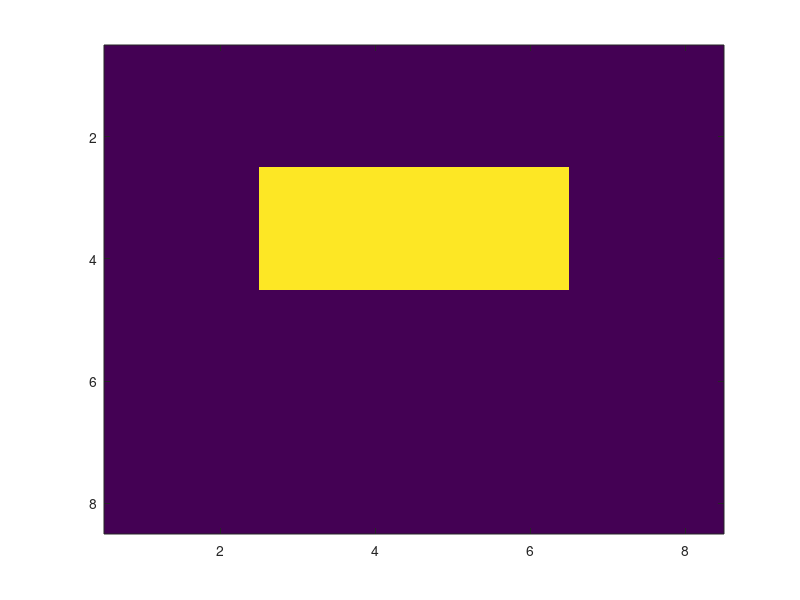

This chart was generated by the following MATLAB code: (Note: this script raises an error after producing the figure.)
A = [0,0,0,0,0,0,0,0;0,1,1,1,1,1,1,0;0,1,1,1,1,1,1,0;0,1,1,1,1,1,1,0;0,0,0,0,0,0,0,0;0,0,0,0,0,0,0,0;0,0,0,0,0,0,0,0;0,0,0,0,0,0,0,0];
B = [0,0,0,0,0,0,0,0;0,0,0,0,0,0,0,0;0,0,1,1,1,1,0,0;0,0,1,1,1,1,0,0;0,0,1,1,1,1,0,0;0,0,1,1,1,1,0,0;0,0,1,1,1,1,0,0;0,0,0,0,0,0,0,0];
C = [0,0,0,0,0,0,0,0;0,0,0,0,0,0,0,0;0,0,0,0,0,0,0,0;0,0,0,1,1,0,0,0;0,0,0,1,1,0,0,0;0,0,0,0,0,0,0,0;0,0,0,0,0,0,0,0;0,0,0,0,0,0,0,0];

andOP = bitand(A, B);
orOP = bitor(A, B);
xorOP = bitxor(A, B);

figure(1)
imagesc(andOP);
imagegrid(gca, size(andOP));
colormap(hot);

figure(2)
imagesc(orOP);
imagegrid(gca, size(orOP));
colormap(hot);

figure(3)
imagesc(xorOP);
imagegrid(gca, size(xorOP));
colormap(hot);